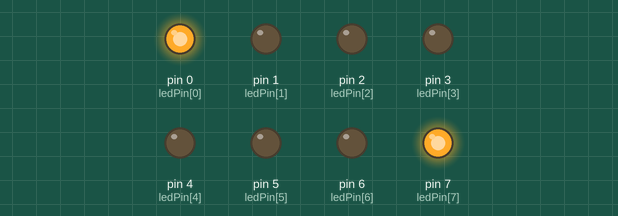
Recording of a sketch running on a simulated Arduino Uno, built with avr-gcc and run on an emulated ATmega328P. Parts: output pins drawn as LEDs (lit = HIGH).

Above: at 0.15 s.
At 0.75 s:
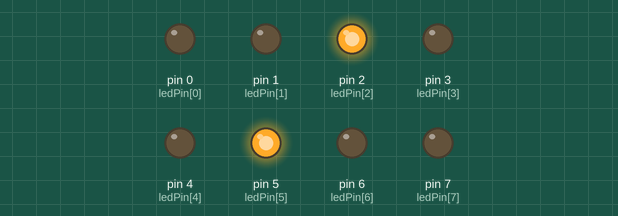
At 1.05 s:
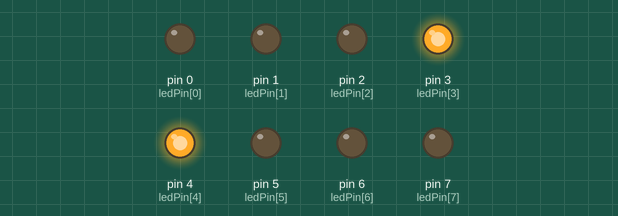
At 1.95 s:
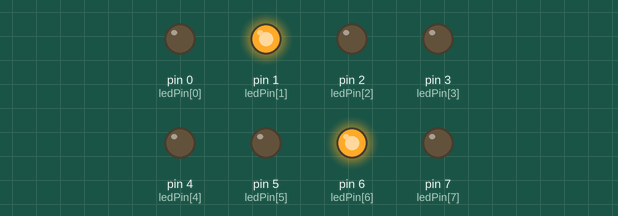
At 2.85 s:
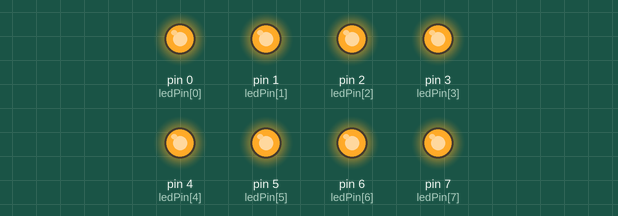
Timing chart, 0 to 3.5 s (numbered marks = the images above):
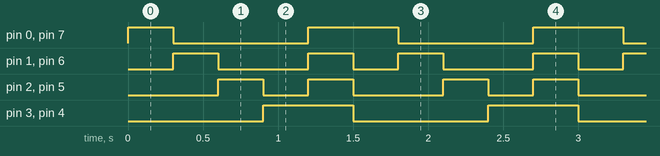

Measured:
- by itself, pin 0 (ledPin[0]), pin 7 (ledPin[7]): repeats every 1.5 s: LOW 0.90 s, HIGH 0.60 s
- by itself, pin 1 (ledPin[1]), pin 6 (ledPin[6]): repeats every 1.5 s: LOW 0.60 s, HIGH 0.30 s, LOW 0.30 s, HIGH 0.30 s
- by itself, pin 2 (ledPin[2]), pin 5 (ledPin[5]): repeats every 1.5 s: LOW 0.30 s, HIGH 0.30 s, LOW 0.60 s, HIGH 0.30 s
- by itself, pin 3 (ledPin[3]), pin 4 (ledPin[4]): alternates HIGH for 0.60 s and LOW for 0.90 s

The sketch:

bai5.ino
```cpp
int ledPin[]={0,1,2,3,4,5,6,7};
void setup() {
  for(int i=0; i<8;i++){
pinMode(ledPin[i], OUTPUT);}}
void loop() {
  for(int i=0; i<8;i++){
digitalWrite(ledPin[i], LOW);}
for (int i=0, j=7; i<4, j>3; i++, j--){
digitalWrite(ledPin[i], HIGH);
digitalWrite(ledPin[j], HIGH);
delay(300);
digitalWrite(ledPin[i], LOW);
digitalWrite(ledPin[j], LOW);
}
for(int i=0; i<8;i++){
digitalWrite(ledPin[i], HIGH);}
delay(300); }
```
